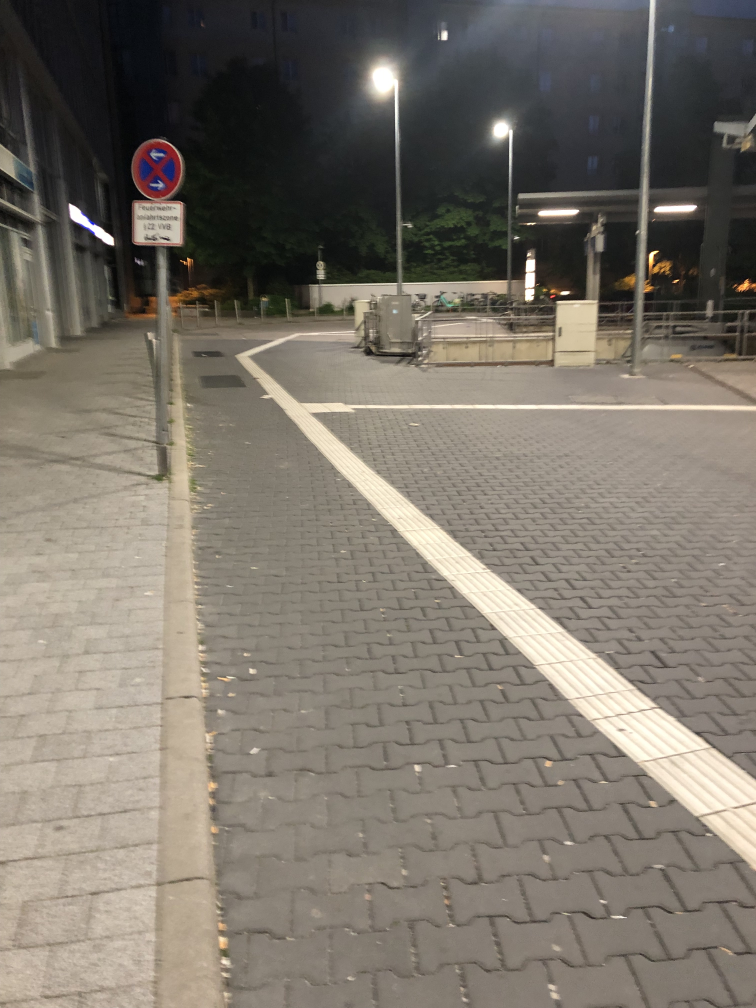
#> input picture Test_Bilder/MUC_BHF_5.jpg, 3024 x 4032 px, found by its file name (shown at 1/4 size)
$ jupyter execute --allow-errors 'search line canny count.ipynb'
#> lines starting #> are read from the running program, lines starting #| are printed output that depends on the picture
### Function.py
import numpy as np
import cv2
import matplotlib.pyplot as plt
import pyttsx3


#%%
def grayscale_values(image, y_position):
    # Linienbild erstellen
    #line_image = create_horizontal_line(image, y_position)

    # x-Achse und Grauwerte initialisieren
    x_values = np.arange(image.shape[1])
    gray_values = []

    # Grauwerte entlang der Linie sammeln
    for x in x_values:
        gray_values.append(image[y_position, x])

    return gray_values, x_values

#%%
# Plot erstellen
def plot_values (gray_values, x_values):
    plt.plot(x_values, gray_values)
    plt.title('Grauwerte entlang der Suchlinie')
    plt.xlabel('x-Achse')
    plt.ylabel('Grauwert')
    plt.show()

#%%
def white_or_black (image, color):

    if color == "W":
        img_out = image
    else:
        if color == "B":
            img_out = 255 - image
        else:
            raise ValueError("Invalid color selection. Valid options are B for Black or W for White")

    return img_out

#%%
# [450 lines left out: functions find_thresh, find_largest_component, seg_largest_component, seg_orientation_lines_first_version, read_video_frames, draw_seg_orientationline and 2 more, not called in this run]

### search line canny count.ipynb
[cell 1]
import numpy as np
import cv2
import matplotlib.pyplot as plt
from Function import *
#plt.gray()

[cell 2]
#klappt für:
#"C:\\Users\\leonh\\Pictures\\BumS\\Projekt\\MucHbf.jpg"

#klappt nicht mit:
#"C:\\Users\\leonh\\Pictures\\BumS\\Projekt\\MUC_BHF_2.jpg"

image_path = "C:\\Users\\leonh\\Pictures\\BumS\\Projekt\\MUC_BHF_5.jpg"
img = cv2.imread(image_path)
#> img is the input picture: shape (4032, 3024, 3); mean B, G, R 106.5, 116.4, 123.1
plt.imshow(img)

print(img.dtype)
#| uint8
print(img.shape)
#| (4032, 3024, 3)

[cell 3]
gray_image = cv2.cvtColor(img, cv2.COLOR_BGR2GRAY)
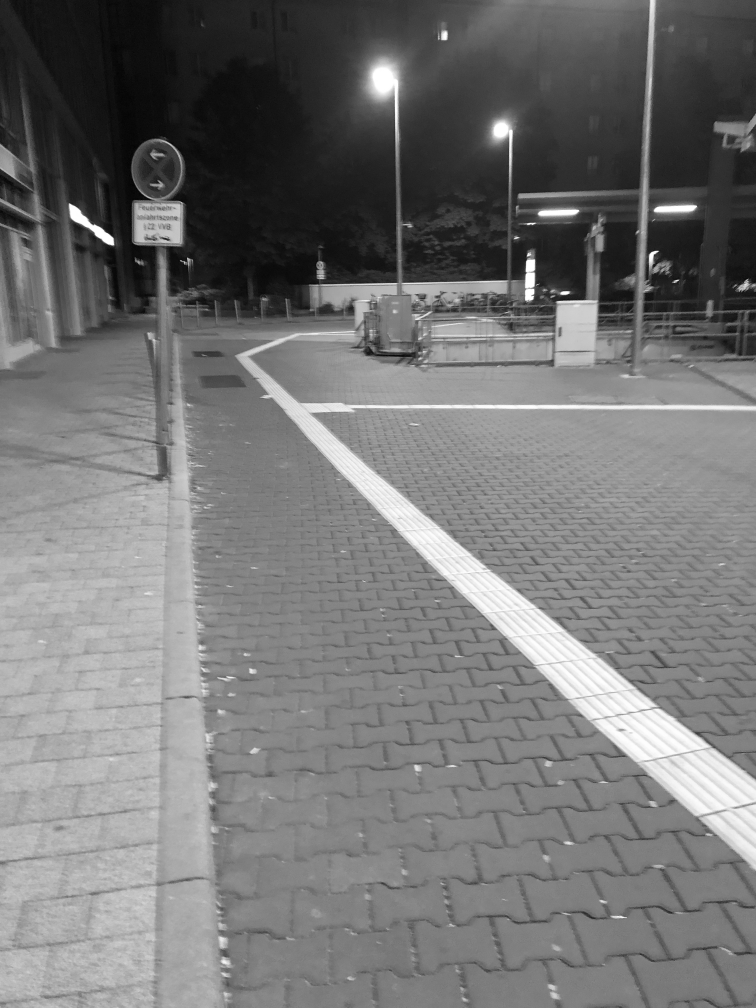
#> gray_image: shape (4032, 3024) (shown at 1/4 size); min 0, max 255, mean 117.3
plt.gray()

plt.imshow(gray_image)

[cell 4]
img_blur = cv2.GaussianBlur(gray_image, (5,5), 0)
plt.imshow(img_blur)

[cell 5]
# Histogramm entlang der horizontalen Linie berechnen
histogram = cv2.calcHist([img_blur], [0], None, [256], [0, 256])
#> histogram = 256 values, max 227974 at index 133, min 0 at index 0, mean 47628

# Histogramm-Plot erstellen
plt.plot(histogram)
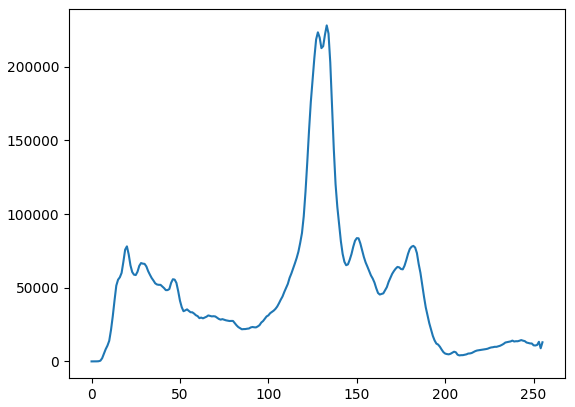
#> figure drawn by matplotlib, 1 panel; curve peaks at x = 133, y = 227974

[cell 6]
# [22 lines of commented-out code are left out]

y_position = 2000

gray_values, x_values = grayscale_values(img_blur, y_position);
#> after the loop in grayscale_values, `for x in x_values:`: gray_values = 3024 values, max 246 at index 1523, min 105 at index 1338, mean 151.1
#> x_values = 3024 values from 0 to 3023
plot_values (gray_values, x_values)
#> in plot_values, `plt.show()`:
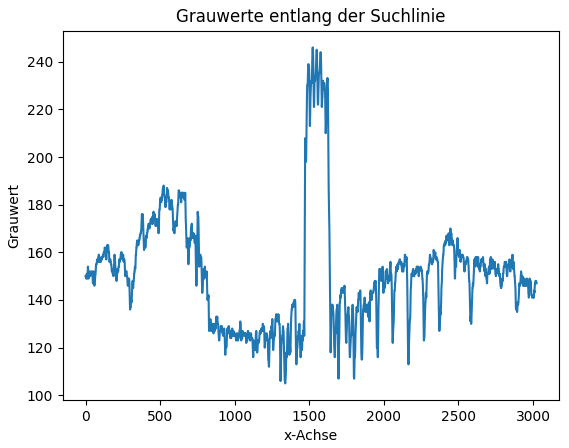
#> figure drawn by matplotlib, 1 panel; curve peaks at x = 1523, y = 246

[cell 7]
print(img.shape[0])
#| 4032

[cell 8]
# [39 lines of commented-out code are left out]


Farbe = "w"   #Farbe der Orientierungslinie wählen: w für weiß und s für schwarz

#> (the rest of this cell did not finish here and is left out)

$ run again, with Test_Bilder/MucHbf.jpg copied over Test_Bilder/MUC_BHF_5.jpg
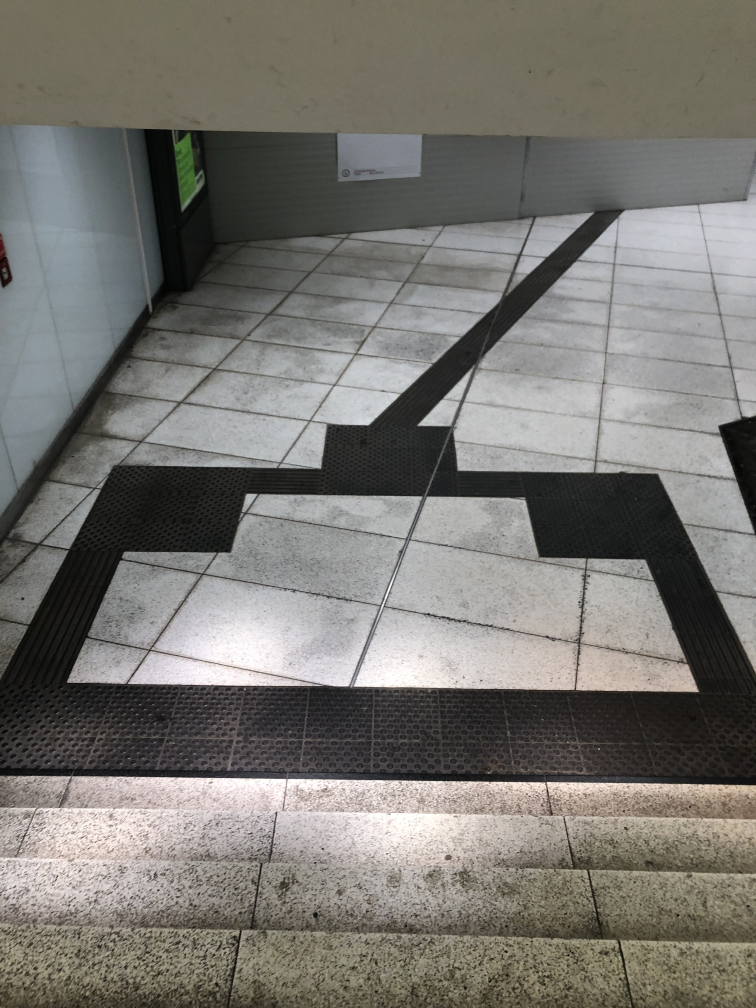
#> input picture Test_Bilder/MucHbf.jpg, 3024 x 4032 px, found by its file name (shown at 1/4 size)
#> img is the input picture: shape (4032, 3024, 3); mean B, G, R 112.9, 118.2, 120.2
#| uint8
#| (4032, 3024, 3)
#> histogram = 256 values, max 373310 at index 110, min 0 at index 0, mean 47628
#> `[cell 5]`:
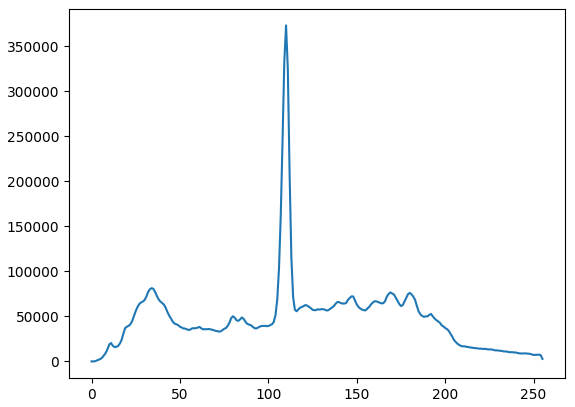
#> figure drawn by matplotlib, 1 panel; curve peaks at x = 110, y = 373310
#> after the loop in grayscale_values, `for x in x_values:`: gray_values = 3024 values, max 191 at index 1367, min 12 at index 807, mean 104.6
#> `gray_values, x_values = grayscale_values(img_blur, y_position);`: x_values = 3024 values from 0 to 3023
#> in plot_values, `plt.show()`:
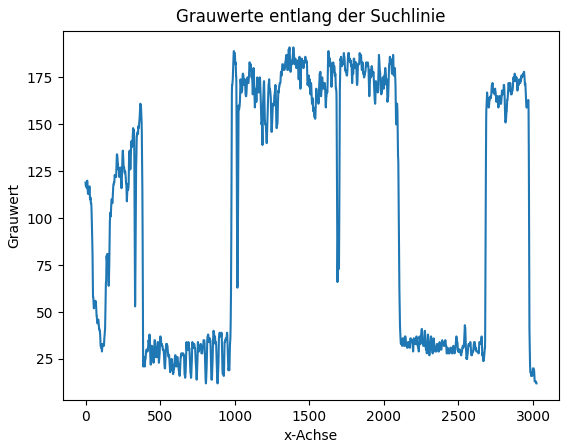
#> figure drawn by matplotlib, 1 panel; curve peaks at x = 1367, y = 191
#| 4032

$ run again, with Test_Bilder/MUC_BHF_2.jpg copied over Test_Bilder/MUC_BHF_5.jpg
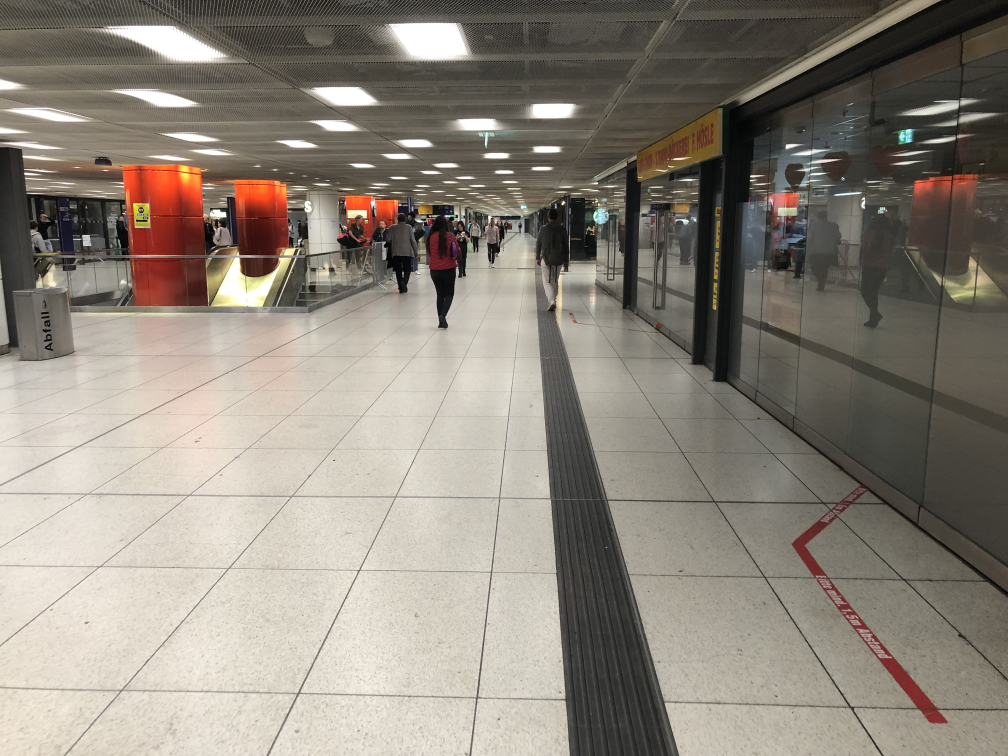
#> input picture Test_Bilder/MUC_BHF_2.jpg, 4032 x 3024 px, found by its file name (shown at 1/4 size)
#> img is the input picture: shape (3024, 4032, 3); mean B, G, R 123.4, 133.8, 141.3
#| uint8
#| (3024, 4032, 3)
#> histogram = 256 values, max 124963 at index 213, min 0 at index 0, mean 47628
#> `[cell 5]`:
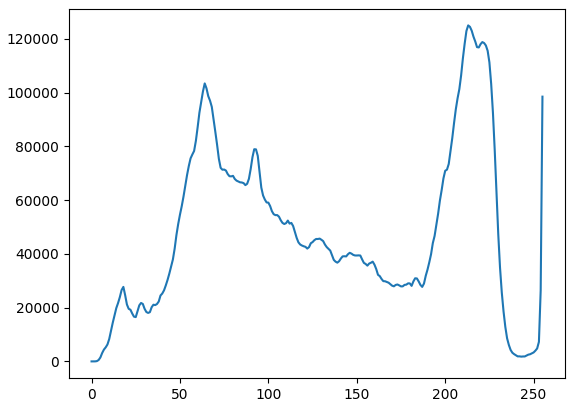
#> figure drawn by matplotlib, 1 panel; curve peaks at x = 213, y = 124963
#> after the loop in grayscale_values, `for x in x_values:`: gray_values = 4032 values, max 231 at index 917, min 9 at index 3534, mean 157
#> `gray_values, x_values = grayscale_values(img_blur, y_position);`: x_values = 4032 values from 0 to 4031
#> in plot_values, `plt.show()`:
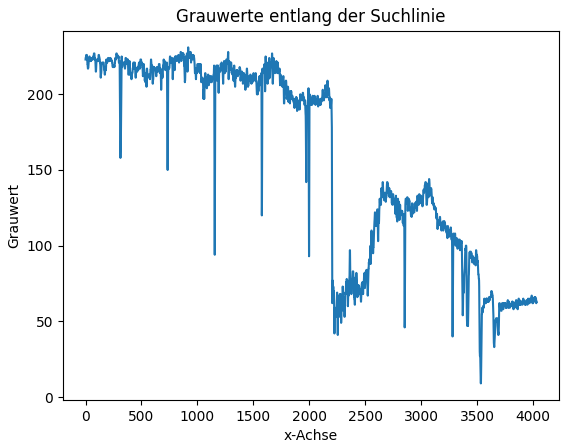
#> figure drawn by matplotlib, 1 panel; curve peaks at x = 917, y = 231
#| 3024

$ run again, with Test_Bilder/MUC_BHF_1.jpg copied over Test_Bilder/MUC_BHF_5.jpg
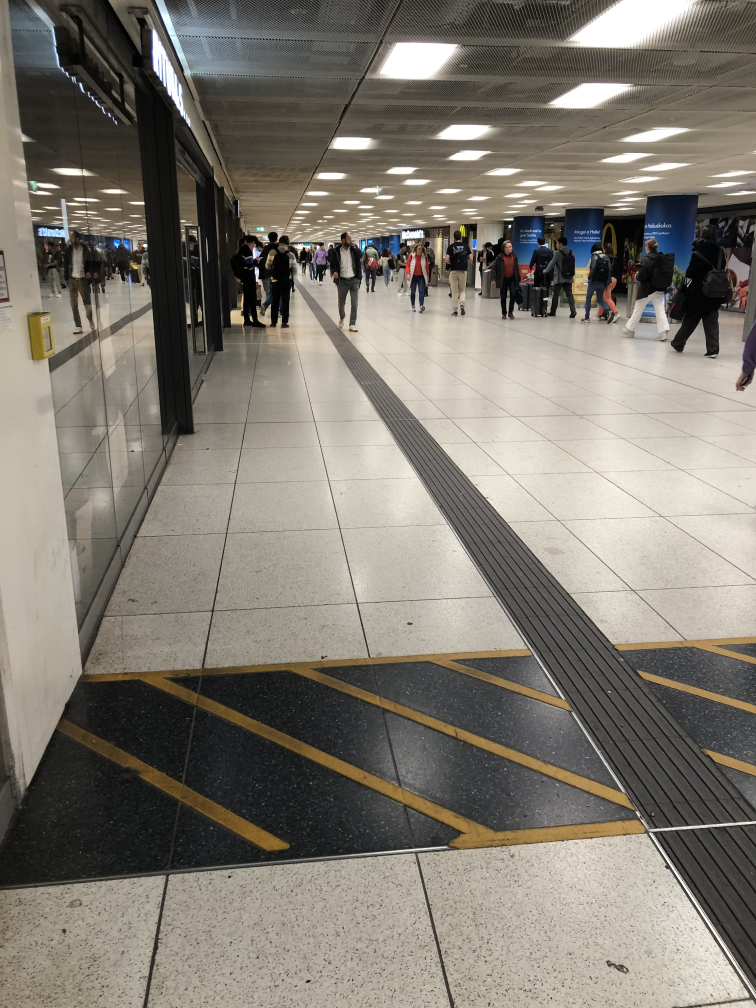
#> input picture Test_Bilder/MUC_BHF_1.jpg, 3024 x 4032 px, found by its file name (shown at 1/4 size)
#> img is the input picture: shape (4032, 3024, 3); mean B, G, R 113.4, 123, 128.5
#| uint8
#| (4032, 3024, 3)
#> histogram = 256 values, max 122808 at index 255, min 72 at index 0, mean 47628
#> `[cell 5]`:
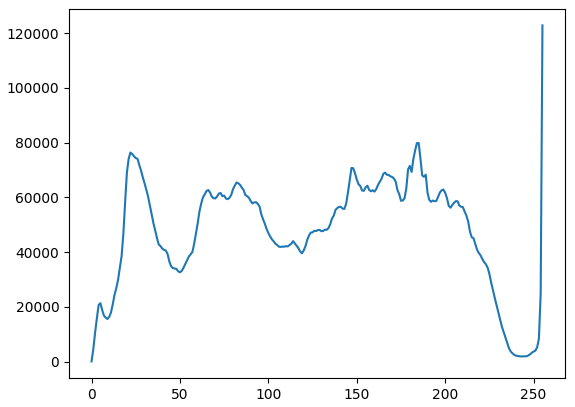
#> figure drawn by matplotlib, 1 panel; curve peaks at x = 255, y = 122808
#> after the loop in grayscale_values, `for x in x_values:`: gray_values = 3024 values, max 242 at index 2543, min 34 at index 606, mean 185.4
#> `gray_values, x_values = grayscale_values(img_blur, y_position);`: x_values = 3024 values from 0 to 3023
#> in plot_values, `plt.show()`:
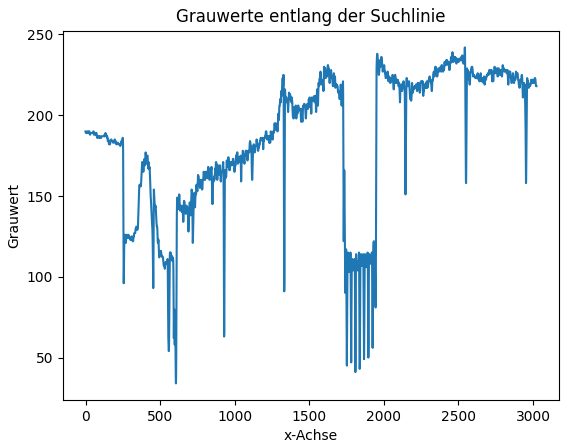
#> figure drawn by matplotlib, 1 panel; curve peaks at x = 2543, y = 242
#| 4032
